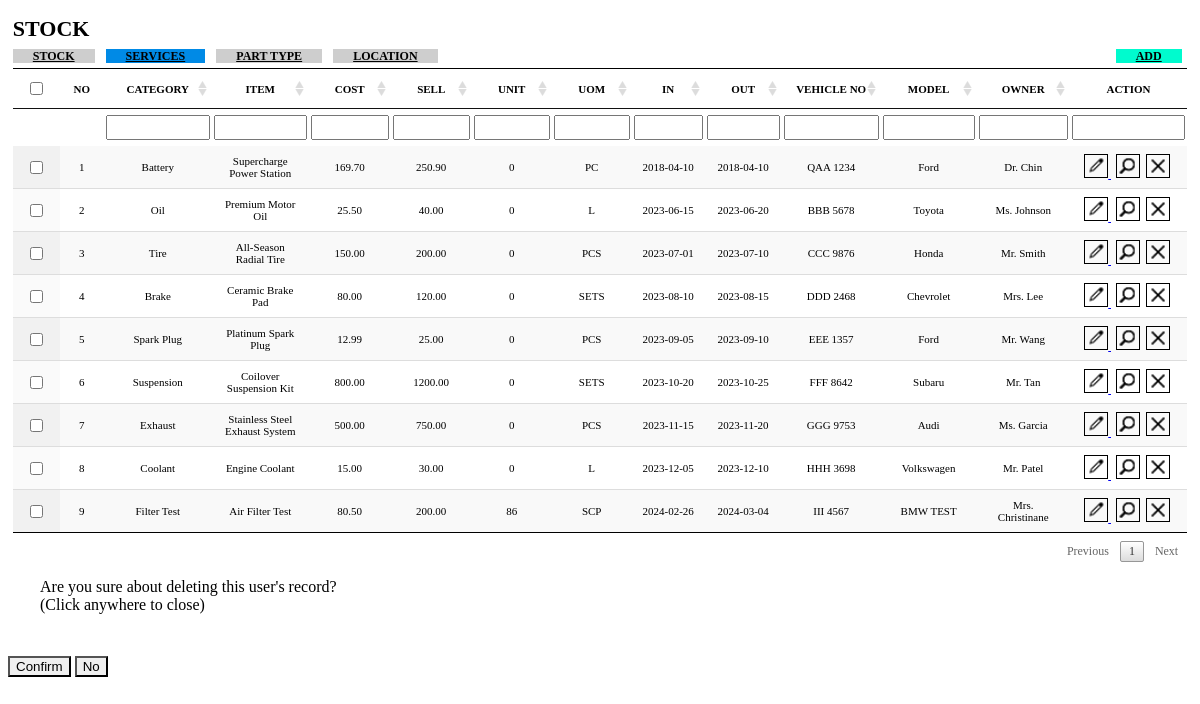
Page /module/stock/index.php on the committed database.
### tables this page shows
CREATE TABLE `stock` (
  `id` int(11) NOT NULL,
  `category` varchar(255) DEFAULT NULL,
  `item` varchar(255) DEFAULT NULL,
  `cost` decimal(10,2) DEFAULT NULL,
  `sell` decimal(10,2) DEFAULT NULL,
  `unit` int(11) DEFAULT NULL,
  `uom` varchar(255) DEFAULT NULL,
  `in_date` date DEFAULT NULL,
  `out_date` date DEFAULT NULL,
  `vehicle_no` varchar(255) DEFAULT NULL,
  `model` varchar(255) DEFAULT NULL,
  `owner` varchar(255) DEFAULT NULL
);

### module/stock/index.php (the view, shortened to what this page needs)
<?php
	include "../include/connect.php";
?>
    <link rel="stylesheet" href="../include/css/css.css">
    <link rel="stylesheet" type="text/css" href="../include/DataTables/datatables.min.css"/>
<body style="overflow-x: scroll;">
<main role="main" class="col-lg-9 ml-sm-0 col-lg-12 pt-2 px-2" style="background-color: white;">
	<div class="row row2">
		<div class="col-12 title">
            <b>STOCK</b> <br>
            <div style="float:left">
                <a type="button" class="btn btn-grey" href="../main/mainIndex.php?page=stock">STOCK</a>&nbsp;
                <a type="button" class="btn btn-grey" style="background-color:#008ae6;" href="../main/mainIndex.php?page=services">SERVICES</a>&nbsp;
                <a type="button" class="btn btn-grey" href="../main/mainIndex.php?page=parts">PART TYPE</a>&nbsp;
                <a type="button" class="btn btn-grey" href="#">LOCATION</a>&nbsp;
            </div>
            <div style="float:right;">
                <a type="button" class="btn btn-green" href="../main/mainIndex.php?page=add_stock">ADD</a>&nbsp;
            </div>
        </div>
        <div class="col-12">
            <table id="register" class="display" style="width:100%">
                <thead>
                    <tr>
                        <th style="padding:0;background-image:none !important;"><input type="checkbox" name="check[]" value="" id=""></th>
						<th style="padding:0;background-image:none !important;">NO</th>
						<th>CATEGORY</th>
						<th>ITEM</th>
		                <th>COST</th>
		                <th>SELL</th>
		                <th>UNIT</th>
		                <th>UOM</th>
		                <th>IN</th>
		                <th>OUT</th>
		                <th>VEHICLE NO</th>
		                <th>MODEL</th>
						<th>OWNER</th>
                        <th style="width:10%;background-image:none !important;">ACTION</th>
                    </tr>
                </thead>
				<tfoot>
					<tr>
                        <th style="padding:0;"></th>
						<th style="padding:0;"></th>
		                <th>CATEGORY</th>
						<th>ITEM</th>
		                <th>COST</th>
		                <th>SELL</th>
		                <th>UNIT</th>
		                <th>UOM</th>
		                <th>IN</th>
		                <th>OUT</th>
		                <th>VEHICLE NO</th>
		                <th>MODEL</th>
						<th>OWNER</th>
						<th style="width:10%;background-image:none !important;"></th>
					</tr>
				</tfoot>
                <tbody>
                    <?php
                      $stock_q = "SELECT * FROM stock";
                      $stock_res = mysqli_query($connect, $stock_q);
                      $count = 0;
                      while ($stock_row = mysqli_fetch_array($stock_res))
                      {
                        $count++;
                    ?>
                    <tr>
                        <th style="background-image:none !important;"><input type="checkbox" name="check[]" value="" id=""></th>
                        <td><?php echo $count ?></td>
                        <td><?php echo $stock_row["category"]; ?></td>
                        <td><?php echo $stock_row["item"]; ?></td>
                        <td><?php echo $stock_row["cost"]; ?></td>
                        <td><?php echo $stock_row["sell"]; ?></td>
                        <td><?php echo $stock_row["unit"]; ?></td>
                        <td><?php echo $stock_row["uom"]; ?></td>
                        <td><?php echo $stock_row["in_date"]; ?></td>
                        <td><?php echo $stock_row["out_date"]; ?></td>
                        <td><?php echo $stock_row["vehicle_no"]; ?></td>
                        <td><?php echo $stock_row["model"]; ?></td>
                        <td><?php echo $stock_row["owner"]; ?></td>
                        <td>
                            <a href="mainIndex.php?page=edit_stock&id=<?php echo $stock_row["id"] ?>">
                                <img class="actionbtn" src="../include/img/action/edit.png">
                            </a>&nbsp;
                            <a href="#"><img class="actionbtn" src="../include/img/action/search.png"></a>&nbsp;
                            <a style="cursor: pointer;" onclick="openModal('<?php echo $stock_row["id"] ?>')"><img class="actionbtn" src="../include/img/action/delete.png"></a>&nbsp;
                        </td>
                    </tr>
                    <?php
                    }
                    ?>
                </tbody>
            </table>
        </div>
    </div>
    <div class="modal fade" tabindex="-1" role="dialog" aria-labelledby="mySmallModalLabel" aria-hidden="true" id="mi-modal">
        <div class="modal-dialog modal-sm" style="">
            <div class="modal-content" style="width: 400px; vertical-align: center;">
                <div class="modal-header">
                    <p class="modal-title" id="myModalLabel">Are you sure about deleting this user's record?<br>(Click anywhere to close)</p> <br>
                </div>
                <div class="modal-footer">
                    <a id="linkDel" href="../module/stock/delete_stock.php?id="><button type="button" class="btn btn-primary" id="modal-btn-si" >Confirm</button></a>
                    <button type="button" class="btn btn-default" id="modal-btn-no" data-dismiss="modal">No</button>
                </div>
            </div>
        </div>
    </div>
</main>
</body>

### include/css/css.css (style rules this page uses)
tfoot { display: table-header-group; }
.actionbtn { border: 1px solid #000; width: 22px; height: 22px; }
.title { margin-bottom: 10px; font-size: 22px; }
[type=reset], [type=submit], button, html [type=button] { -webkit-appearance: unset; }
.btn-green { font-family: 'Century Gothic'; font-weight: bold; color: #000; background-color: #00fbce; border-radius: 0; font-size: 12px; height:25px; width: 173px; padding:0px 20px; line-height: 23px; vertical-align: middle; }
.btn-grey { font-family: 'Century Gothic'; font-weight: bold; color: #000; background-color: #cecece; border-radius: 0; font-size: 12px; height:25px; width: 173px; padding:0px 20px; line-height: 23px; vertical-align: middle; }

### module/stock/index.php (style rules this page uses)
.row2 { padding-left: 0.3rem; padding-right: 0.3rem; margin-top: 1rem; }
table { font-size: 11px; }
table.dataTable { border-collapse: collapse; border-top: 1px solid #000; border-bottom: 1px solid #000; }
table.dataTable thead th,table.dataTable thead td { padding: 10px 13.5px !important; }
table.dataTable tfoot th, table.dataTable tfoot td { padding: 6px 2px 6px 2px; }
table th, td { text-align: center; }
.modal-dialog { top:90px; }
.modal-header { padding-left: 2rem; padding-right: 2rem; padding-bottom:0.5rem; z-index: 2000; }
.modal-content { border-radius: 0; }

### rows in the picture
stock: category "Battery", item "Supercharge Power Station", cost "169.70", sell "250.90", unit "0", uom "PC", in_date "2018-04-10", out_date "2018-04-10", vehicle_no "QAA 1234", model "Ford", owner "Dr. Chin"
stock: category "Oil", item "Premium Motor Oil", cost "25.50", sell "40.00", unit "0", uom "L", in_date "2023-06-15", out_date "2023-06-20", vehicle_no "BBB 5678", model "Toyota", owner "Ms. Johnson"
stock: category "Tire", item "All-Season Radial Tire", cost "150.00", sell "200.00", unit "0", uom "PCS", in_date "2023-07-01", out_date "2023-07-10", vehicle_no "CCC 9876", model "Honda", owner "Mr. Smith"
stock: category "Brake", item "Ceramic Brake Pad", cost "80.00", sell "120.00", unit "0", uom "SETS", in_date "2023-08-10", out_date "2023-08-15", vehicle_no "DDD 2468", model "Chevrolet", owner "Mrs. Lee"
stock: category "Spark Plug", item "Platinum Spark Plug", cost "12.99", sell "25.00", unit "0", uom "PCS", in_date "2023-09-05", out_date "2023-09-10", vehicle_no "EEE 1357", model "Ford", owner "Mr. Wang"
stock: category "Suspension", item "Coilover Suspension Kit", cost "800.00", sell "1200.00", unit "0", uom "SETS", in_date "2023-10-20", out_date "2023-10-25", vehicle_no "FFF 8642", model "Subaru", owner "Mr. Tan"
stock: category "Exhaust", item "Stainless Steel Exhaust System", cost "500.00", sell "750.00", unit "0", uom "PCS", in_date "2023-11-15", out_date "2023-11-20", vehicle_no "GGG 9753", model "Audi", owner "Ms. Garcia"
stock: category "Coolant", item "Engine Coolant", cost "15.00", sell "30.00", unit "0", uom "L", in_date "2023-12-05", out_date "2023-12-10", vehicle_no "HHH 3698", model "Volkswagen", owner "Mr. Patel"
stock: category "Filter Test", item "Air Filter Test", cost "80.50", sell "200.00", unit "86", uom "SCP", in_date "2024-02-26", out_date "2024-03-04", vehicle_no "III 4567", model "BMW TEST", owner "Mrs. Christinane"
